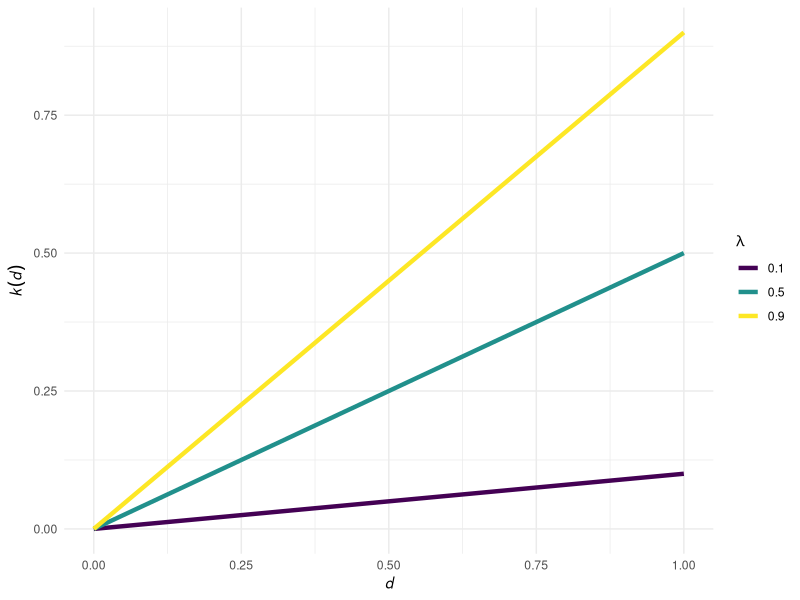
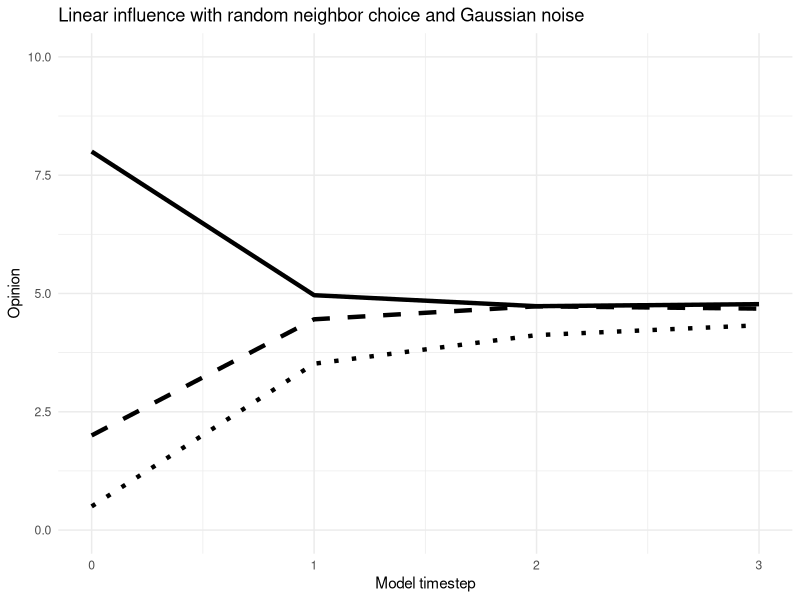
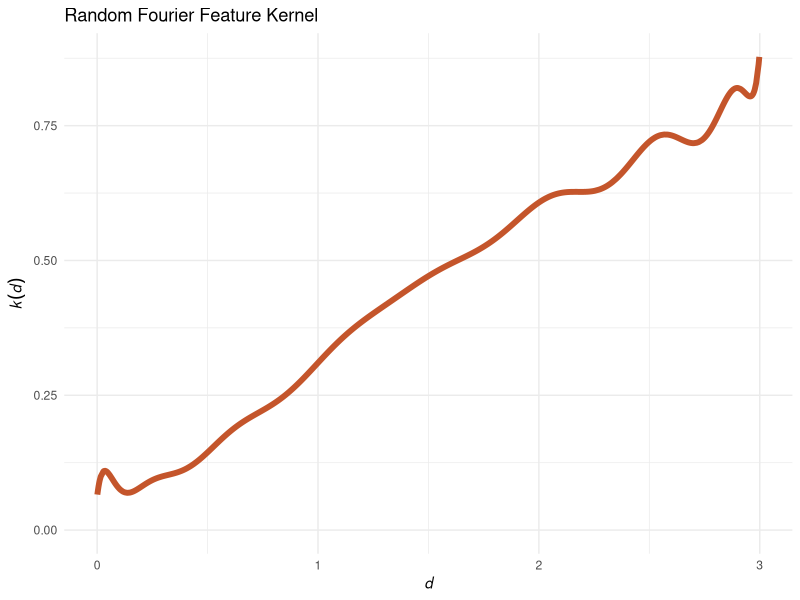

Write the R code that produced these figures, in order.
## ---- chunk 1
#| fig.width: 3
#| fig.height: 2
library(tidyverse)

expand.grid(
  d = seq(0, 1, length.out = 100),
  lambda = c(0.1, 0.5, 0.9)
) |>
  tibble() |>
  mutate(k = lambda * d) |>
  ggplot() + 
  geom_line(aes(x = d, y = k, color = factor(lambda)), size=1.5) +
  scale_color_viridis_d() +
  theme_minimal() +
  labs(x = expression(italic(d)), y = expression(italic(k(d))), color = expression(lambda)) 
## ---- chunk 2
#| echo: false
#| fig.width: 6
#| fig.height: 4




set.seed(1234)

x = c(0.5, 2, 8)
A = matrix(c(0, 1, 1,
             1, 0, 1,
             1, 1, 0), nrow=3, byrow=TRUE)
lambda = 0.4

df = tibble(t = 0, agent = 1:3, opinion = x)
for(t in 1:3){
  old_x <- x
  for(i in 1:3){
    j <- setdiff(1:3, i) |> sample(1)
    x[i] <- old_x[i] + lambda * (old_x[j] - old_x[i]) + rnorm(1, 0, 0.05)
  }
  df <- bind_rows(df, tibble(t=t, agent=1:3, opinion=x))
}

df |> ggplot() +
  geom_line(data=df, aes(x=t, y=opinion, linetype=factor(agent)), size=1.5) +
#   scale_color_manual(values=c("#d0bfff", "#fa5252", "#ffc9c9")) +
  theme_minimal() +
  theme(legend.position="none") +
  labs(x="Model timestep", y="Opinion") + 
  scale_y_continuous(limits=c(0, 10)) +
  scale_linetype_manual(values=c("dotted", "dashed", "solid")) + 
  ggtitle("Linear influence with random neighbor choice and Gaussian noise")
## ---- chunk 3
#| fig.width: 6
#| fig.height: 4
#| echo: false
#| fig.align: "center"
fit_rff <- function(X, n_components = 100, gamma = 1.0) {
  n_features <- ncol(X)
  
  # For RBF kernel, sample weights from Normal(0, 2 * gamma)
  sd_w <- sqrt(2 * gamma)
  W <- matrix(rnorm(n_features * n_components, mean = 0, sd = sd_w), 
              nrow = n_features, ncol = n_components)
  
  # Sample biases uniformly from [0, 2 * pi]
  b <- runif(n_components, min = 0, max = 2 * pi)
  
  return(list(W = W, b = b))
}

#' Transform Data using Fitted RFF
#' @param X Matrix of data to transform.
#' @param rff_model The list object returned by fit_rff.
#' @return Matrix of explicit random Fourier features.
transform_rff <- function(X, rff_model) {
  # Linear projection: X %*% W
  projection <- X %*% rff_model$W
  
  # Sweep adds the bias vector 'b' to each row of the projection matrix
  projection_with_bias <- sweep(projection, 2, rff_model$b, "+")
  
  # Compute the final feature map: sqrt(2 / D) * cos(XW + b)
  Z <- sqrt(2 / ncol(rff_model$W)) * cos(projection_with_bias)
  return(Z)
}

X <- matrix(runif(1000, min = 0, max = 3), ncol = 1)
y <- abs(sin(0.1 * pi * X) + rnorm(1000, sd = 0.1))

# X <- matrix(seq(0, 1, length.out = 100), ncol = 1)
rff_model <- fit_rff(X, n_components = 100, gamma = 3)
Z <- transform_rff(X, rff_model)

data_train <- data.frame(y = y, Z)
lm_model   <- lm(y ~ ., data = data_train)

y_pred <- predict(lm_model, newdata = data_train)

df_to_plot <- data.frame(x = X[, 1], y_pred = y_pred)
df_to_plot |> 
  ggplot(aes(x = x, y = y_pred)) +
  geom_line(color="#C4552B", linewidth=2) +
  theme_minimal() +
  labs(x = expression(italic(d)), y = expression(italic(k(d)))) +
  ggtitle("Random Fourier Feature Kernel") +
  theme(legend.position = "none") + 
  ylim(0, NA)
